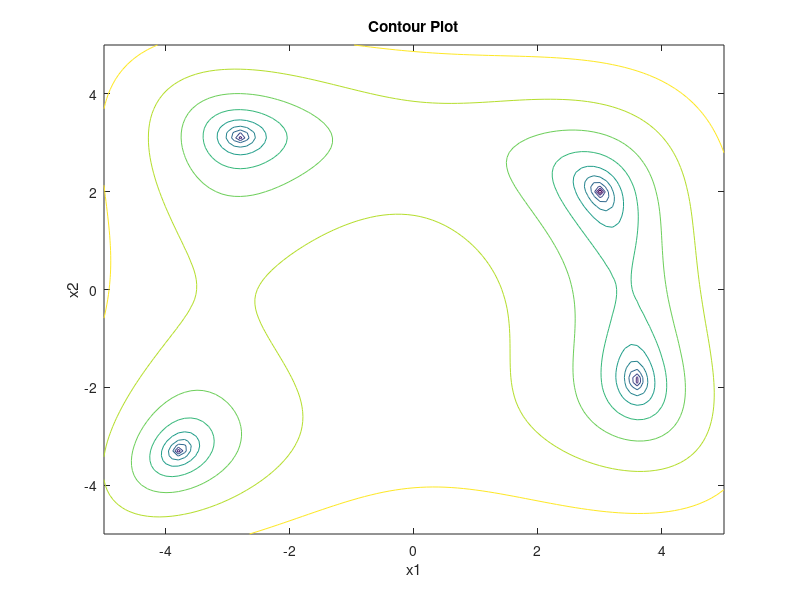

This chart was generated by the following MATLAB code: (Note: this script raises an error after producing the figure.)
% MainScript.m

% 2. 画出轮廓图
[x1, x2] = meshgrid(-5:0.1:5, -5:0.1:5);
z = log(0.01 + (x1.^2 + x2 - 11).^2 + (x1 + x2.^2 - 7).^2);
contour(x1, x2, z);
title('Contour Plot');
xlabel('x1');
ylabel('x2');



% 3. 使用PSO找到最小值
minima = RunPSO();
disp(minima);
